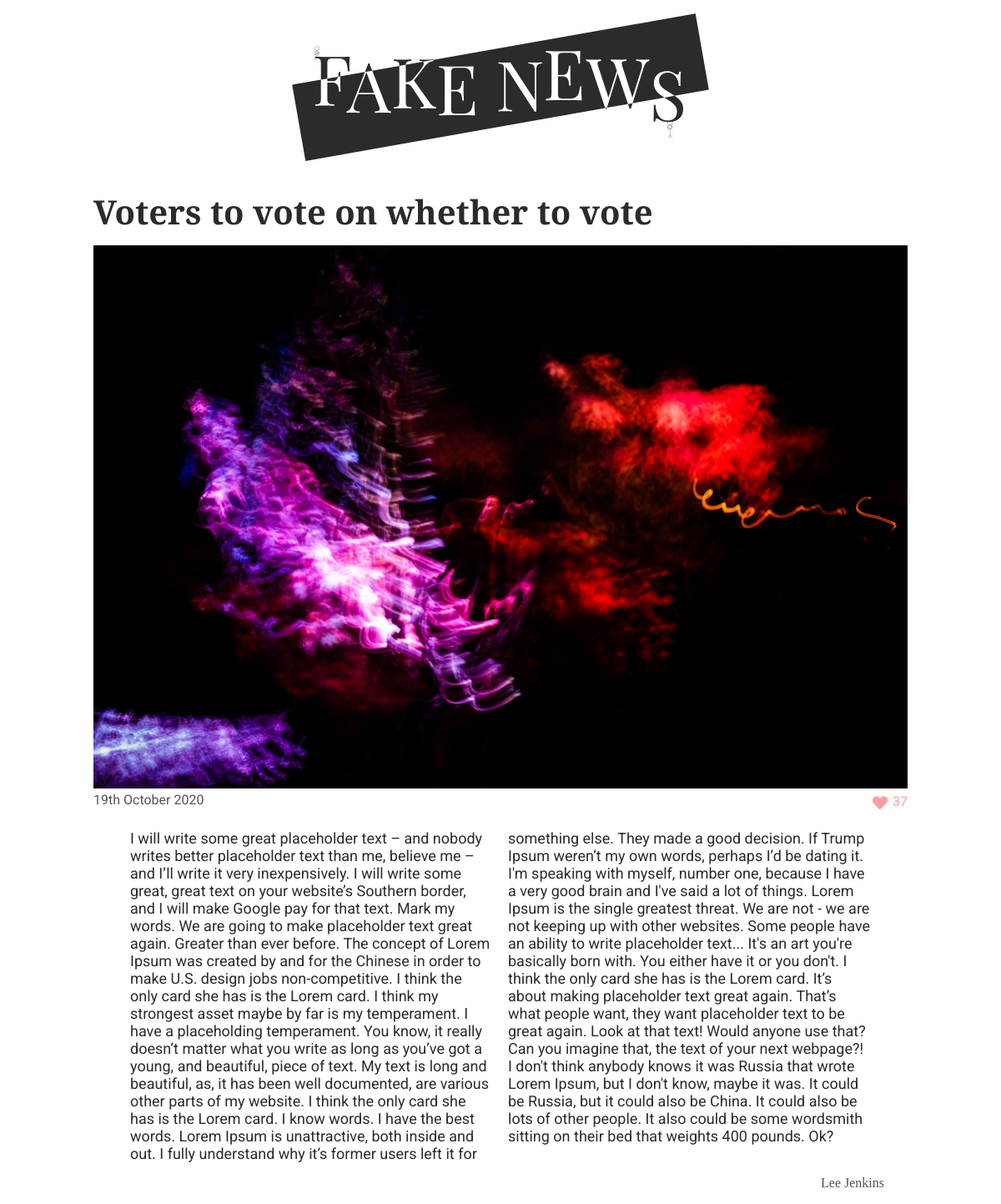
Page /article.php?id=2 on the committed database.
### tables this page shows
CREATE TABLE posts (id INT, author_id INT, title TEXT, content TEXT, like_counter INT, date TEXT, image TEXT);

CREATE TABLE users (
	user_id INT,
	name TEXT
);

### data.php (called while the page is built, shortened)
<?php
$pdo = new PDO('sqlite:./database/fake_news.db');
$stmnt = $pdo->query('SELECT * FROM posts
INNER JOIN users
ON posts.author_id = users.user_id
ORDER BY date DESC');
$posts = $stmnt->fetchAll(PDO::FETCH_ASSOC);

### functions.php (called while the page is built, shortened)
<?php
require __DIR__ . '/data.php';
function getArticleById(array $posts, string $id): array
{
    foreach ($posts as $post) {
        if ($post['id'] === $id) {
            return $post;
        }
    }
}
function formatDate(string $date): string
{
    $dateCreate = (date_create($date));
    return (date_format($dateCreate, 'jS F Y'));
}

### article.php (the view, shortened to what this page needs)
<?php
require __DIR__ . '/data.php';
require __DIR__ . '/functions.php';
require __DIR__ . '/header.php';
$id = $_GET['id'];
$post = getArticleById($posts, $id);
?>
<main class="main-article">
    <h2 class="title-article"><?= $post['title']; ?></h2>
    <div class="img-box">
        <img class="img-article" src="./img/<?= $post['image']; ?>" alt="article-image"></div>
    <span class="like-span">
        <p class="date"><?= formatDate($post['date']); ?></p>
        <form method="post">
            <input type="submit" name="like" class="like-btn" value="" />
            <label for="like" class="like-text"><?= $post['like_counter']; ?></label>
        </form>
    </span>
    <article class="main-article">
        <p class="content"> <?= $post['content']; ?></p>
        <span class="author-span">
            <p class="author-special"> <?= $post['name']; ?></p>
        </span>
    </article>
</main>
</body>
</html>

### style/global.css (style rules this page uses)
:root { --bg-color: white; --txt-color: #2b2b2b; --author-color: #535455; --likes-color: #ff9e9e; }
* { box-sizing: border-box; margin: 0; padding: 0; cursor: default; }
body { background-color: var(--bg-color); }

### style/index.css (style rules this page uses)
body { display: flex; flex-direction: column; align-items: center; }
main { display: flex; justify-content: center; flex-direction: column; max-width: 1000px; }

### style/article.css (style rules this page uses)
.img-article { width: 100%; }
.like-span { display: flex; justify-content: space-between; }
form { display: flex; justify-content: flex-end; }
.main-article { display: flex; flex-direction: column; padding: 0 0.75rem; margin-top: 1rem; }
.author-span { display: flex; justify-content: flex-end; }
.like-btn { margin-top: 0.3rem; background: url(/img/heart.svg); background-repeat: no-repeat; width: 1.5rem; height: 1.5rem; border: none; cursor: pointer; }

### style/media.css (style rules this page uses)
@media only screen and (min-width: 750px) { .content { columns: 2; } }

### style/typography.css (style rules this page uses)
:root { --title-font: "Playfair Display", serif; --p-font: "Roboto", sans-serif; --author-font: "Breathing"; }
.date { font-size: 1rem; font-family: var(--p-font); color: var(--author-color); }
.title-article { font-size: 2.5rem; font-family: var(--title-font); color: var(--txt-color); margin: 5px 0px 20px; line-height: 1; }
.like-text { font-family: var(--p-font); font-size: 1rem; color: var(--likes-color); margin-top: 2px; }
.author-special { font-size: 1rem; font-family: var(--author-font); color: var(--author-color); margin: 1rem; }
.content { padding: 0 2rem; font-family: var(--p-font); font-size: 18px; color: var(--txt-color); }

### rows in the picture
posts: title "Voters to vote on whether to vote", image (picture), date "19th October 2020", like_counter "37", content "I will write some great placeholder text – and nobody writes better placeholder text than me, believe me – and I’ll write it very inexpensively. I will write some great, great text on your website’s Southern border, and I will make Google pay for that text. Mark my words. We are going to make placeholder text great again. Greater than ever before. The concept of Lorem Ipsum was created by and for the Chinese in order to make U.S. design jobs non-competitive. I think the only card she has is the Lorem card. I think my strongest asset maybe by far is my temperament. I have a placeholding temperament. You know, it really doesn’t matter what you write as long as you’ve got a young, and…"
users: name "Lee Jenkins"
